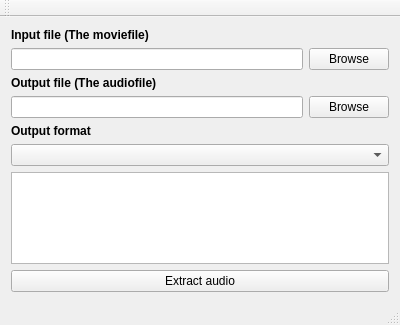
<?xml version="1.0" encoding="UTF-8"?>
<ui version="4.0">
 <class>MainWindow</class>
 <widget class="QMainWindow" name="MainWindow">
  <property name="geometry">
   <rect>
    <x>0</x>
    <y>0</y>
    <width>400</width>
    <height>325</height>
   </rect>
  </property>
  <property name="windowTitle">
   <string>MainWindow</string>
  </property>
  <widget class="QWidget" name="centralWidget">
   <layout class="QVBoxLayout" name="verticalLayout">
    <item>
     <layout class="QGridLayout" name="gridLayout">
      <item row="2" column="0">
       <widget class="QLineEdit" name="lineEdit_inputfile">
        <property name="readOnly">
         <bool>true</bool>
        </property>
       </widget>
      </item>
      <item row="1" column="0">
       <widget class="QLabel" name="label">
        <property name="font">
         <font>
          <weight>75</weight>
          <bold>true</bold>
         </font>
        </property>
        <property name="text">
         <string>Input file (The moviefile)</string>
        </property>
       </widget>
      </item>
      <item row="2" column="1">
       <widget class="QPushButton" name="pushButton_inputfile">
        <property name="text">
         <string>Browse</string>
        </property>
       </widget>
      </item>
     </layout>
    </item>
    <item>
     <layout class="QGridLayout" name="gridLayout_2">
      <item row="2" column="0">
       <widget class="QLineEdit" name="lineEdit_outputfile">
        <property name="readOnly">
         <bool>true</bool>
        </property>
       </widget>
      </item>
      <item row="1" column="0">
       <widget class="QLabel" name="label_2">
        <property name="font">
         <font>
          <weight>75</weight>
          <bold>true</bold>
         </font>
        </property>
        <property name="text">
         <string>Output file (The audiofile)</string>
        </property>
       </widget>
      </item>
      <item row="2" column="1">
       <widget class="QPushButton" name="pushButton_outputfile">
        <property name="text">
         <string>Browse</string>
        </property>
       </widget>
      </item>
     </layout>
    </item>
    <item>
     <layout class="QGridLayout" name="gridLayout_3">
      <item row="0" column="0">
       <widget class="QLabel" name="label_3">
        <property name="font">
         <font>
          <weight>75</weight>
          <bold>true</bold>
         </font>
        </property>
        <property name="text">
         <string>Output format</string>
        </property>
       </widget>
      </item>
      <item row="1" column="0">
       <widget class="QComboBox" name="comboBox_outputfile"/>
      </item>
     </layout>
    </item>
    <item>
     <widget class="QTextEdit" name="textEdit"/>
    </item>
    <item>
     <spacer name="verticalSpacer">
      <property name="orientation">
       <enum>Qt::Vertical</enum>
      </property>
      <property name="sizeHint" stdset="0">
       <size>
        <width>20</width>
        <height>92</height>
       </size>
      </property>
     </spacer>
    </item>
    <item>
     <widget class="QPushButton" name="pushButton">
      <property name="text">
       <string>Extract audio</string>
      </property>
     </widget>
    </item>
   </layout>
  </widget>
  <widget class="QMenuBar" name="menuBar">
   <property name="geometry">
    <rect>
     <x>0</x>
     <y>0</y>
     <width>400</width>
     <height>21</height>
    </rect>
   </property>
  </widget>
  <widget class="QToolBar" name="mainToolBar">
   <attribute name="toolBarArea">
    <enum>TopToolBarArea</enum>
   </attribute>
   <attribute name="toolBarBreak">
    <bool>false</bool>
   </attribute>
  </widget>
  <widget class="QStatusBar" name="statusBar"/>
 </widget>
 <layoutdefault spacing="6" margin="11"/>
 <resources/>
 <connections/>
</ui>
